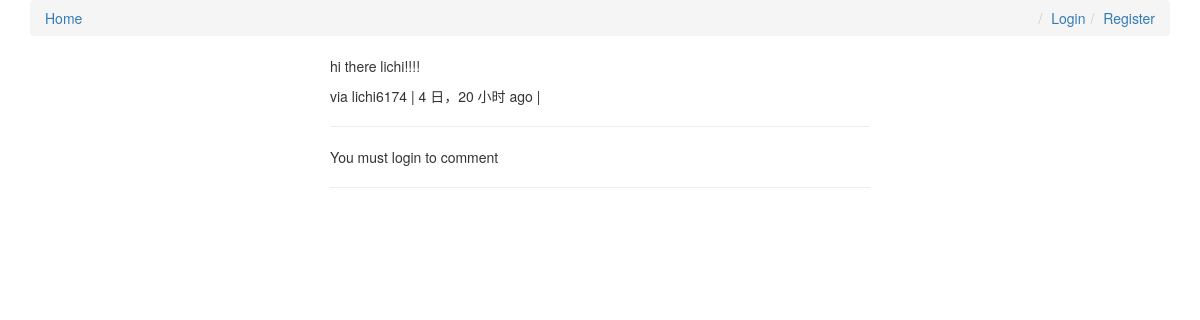
/comments/14/, run on an earlier commit of the app's database.
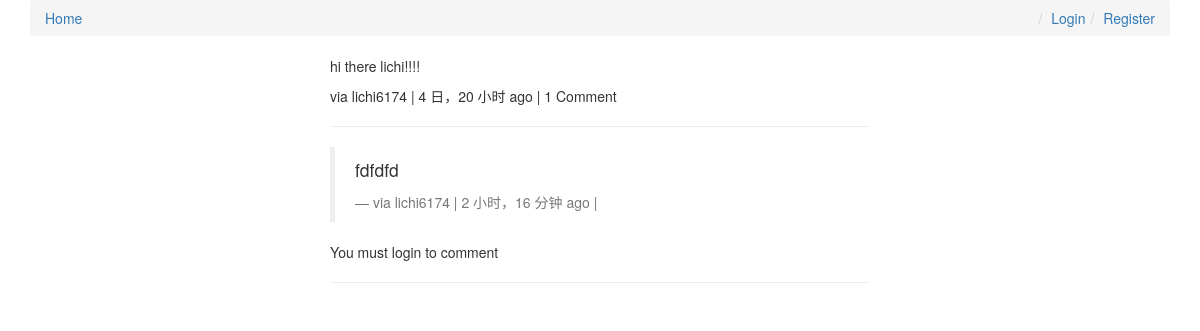
And on a later commit of the database.
### comments/models.py (models this page shows, shortened)
class Comment(models.Model):
    user        = models.ForeignKey(settings.AUTH_USER_MODEL, default=1)
    content_type = models.ForeignKey(ContentType, on_delete=models.CASCADE)
    object_id = models.PositiveIntegerField()
    content_object = GenericForeignKey('content_type', 'object_id')
    parent      = models.ForeignKey("self", null=True, blank=True)
    content     = models.TextField()
    timestamp   = models.DateTimeField(auto_now_add=True)
    objects = CommentManager()
    class Meta:
        ordering = ['-timestamp']
    def children(self): #replies
        return Comment.objects.filter(parent=self)
    @property
    def is_parent(self):
        if self.parent is not None:
            return False
        return True

### comments/views.py (the view, shortened to what this page needs)
# urls.py: url(r'^(?P<id>\d+)/$', comment_thread, name='thread'),
def comment_thread(request, id):
    try:
        obj = Comment.objects.get(id=id)
    except:
        raise Http404
    if not obj.is_parent:
        obj = obj.parent
    content_object = obj.content_object # Post that the comment is on
    content_id = obj.content_object.id
    initial_data = {
            "content_type": obj.content_type,
            "object_id": obj.object_id
    }
    form = CommentForm(request.POST or None, initial=initial_data)
    context = {
        "comment": obj,
        "form": form,
    }
    return render(request, "comment_thread.html", context)

### templates/comment_thread.html (shortened to what this page needs)
{% extends "base.html" %}
{% load urlify %}
{% load crispy_forms_tags %}
{% block content %}
<div class='col-sm-6 col-sm-offset-3'>
          <p>{{ comment.content }}</p>
          <footer>via {{ comment.user }} | {{ comment.timestamp|timesince }} ago | {% if comment.children.count > 0 %}{{ comment.children.count }} Comment {% endif %} </footer>
          <hr/>
          <div>
              {% for child_comment in comment.children %}
                <blockquote>
                <p>{{ child_comment.content }}</p>
                <footer>via {{ child_comment.user }} | {{ child_comment.timestamp|timesince }} ago | {% if request.user == child_comment.user %}<a href='{{ child_comment.get_delete_url }}'>Delete</a>{% endif %}</footer>
                </blockquote>
             {% endfor %}
             {% if request.user.is_authenticated %}
            <form method="POST" action="."> {% csrf_token %}
                {{ form|crispy }}
                <input type='hidden' name='parent_id' value='{{ comment.id }}'>
                <input type='submit' value='Reply' class='btn btn-default'>
            </form>
            {% else %}
            <p>You must login to comment </p>
            {% endif %}
        </div>
        <hr/>
</div>
{% endblock content %}

What changed in the data, as far as the page shows it:
shown differently, row unchanged: Comment "hi there lichi!!!!": children.count (not shown) → "1"
added Comment: content "fdfdfd", user "lichi6174", timestamp "2 小时，16 分钟"
Also different on the page:
text now shown: "Comment"
